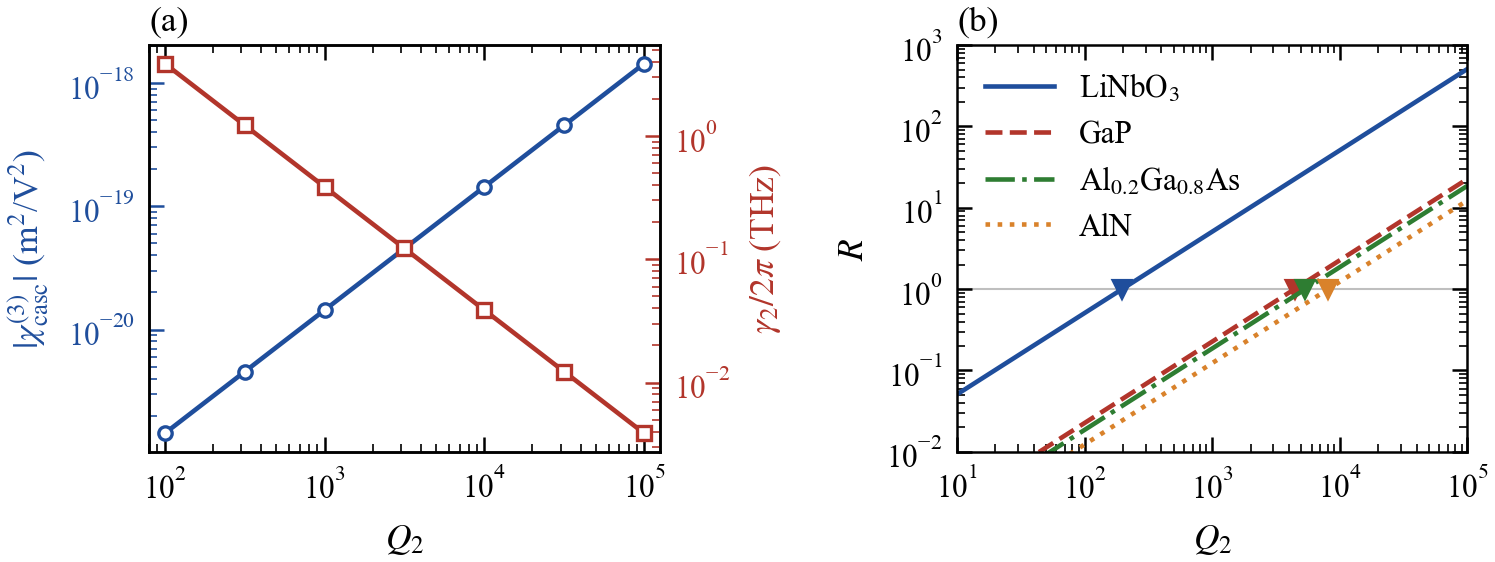

The script that drew this image:
"""Fig. 2 (draft): strength-bandwidth trade-off and host comparison.

(a) |chi_casc| at Domega = 2 gamma2 (left axis) and the bandwidth
    gamma2/2pi (right axis) versus Q2, for LiNbO3 with eta = 0.3.
(b) R = Q2 eta F / 6 (Eq. 6 of the main text) versus Q2 at
    Domega = 2 gamma2 and eta = 0.3 for four hosts; triangles mark R = 1.

Constants: Table S1 (paper/checks/constants/compute_output.txt).
"""

import numpy as np
import matplotlib.pyplot as plt

from paperstyle import apply, WIDTH, BLUE, RED, GREEN, ORANGE, panel_label, save

C0 = 2.99792458e8
LAM = 1.55e-6
W1 = 2 * np.pi * C0 / LAM
F2 = 2 * C0 / LAM                     # SH frequency (Hz)
ETA = 0.3

# LiNbO3: |chi2| = 37.5 pm/V, n2 = n_e(775 nm) = 2.178
CHI2_LN, N2_LN = 37.5e-12, 2.178
C_LN = 2 * W1 * CHI2_LN**2 * ETA / (3 * N2_LN**2)   # m^2 V^-2 s^-1

HOSTS = [  # name, F, line style, colour
    ("LiNbO$_3$", 0.1018, "-", BLUE),
    ("GaP", 4.535e-3, "--", RED),
    ("Al$_{0.2}$Ga$_{0.8}$As", 3.731e-3, "-.", GREEN),
    ("AlN", 2.468e-3, ":", ORANGE),
]


def main():
    apply()
    fig, (ax1, ax2) = plt.subplots(1, 2, figsize=(WIDTH, 2.15))

    # (a) strength and bandwidth versus Q2
    Q2 = np.logspace(2, 5, 200)
    g2 = 2 * W1 / Q2
    chi = C_LN / np.abs(2 * g2 + 0.5j * g2)
    bw = F2 / Q2 / 1e12                # THz
    Qm = np.logspace(2, 5, 7)
    ax1.loglog(Q2, chi, "-", color=BLUE)
    ax1.loglog(Qm, C_LN / np.abs((2 + 0.5j) * 2 * W1 / Qm), "o",
               mfc="white", mec=BLUE, mew=0.8)
    ax1.set_xlabel(r"$Q_2$")
    ax1.set_ylabel(r"$|\chi^{(3)}_{\mathrm{casc}}|$ (m$^2$/V$^2$)", color=BLUE)
    ax1.tick_params(axis="y", colors=BLUE, which="both")
    axb = ax1.twinx()
    axb.loglog(Q2, bw, "-", color=RED)
    axb.loglog(Qm, F2 / Qm / 1e12, "s", mfc="white", mec=RED, mew=0.8)
    axb.set_ylabel(r"$\gamma_2/2\pi$ (THz)", color=RED)
    axb.tick_params(axis="y", colors=RED, which="both")
    ax1.set_xlim(8e1, 1.25e5)
    panel_label(ax1, "(a)")

    # (b) R versus Q2 for the hosts
    Q2 = np.logspace(1, 5, 200)
    for name, F, ls, col in HOSTS:
        R = Q2 * ETA * F / 6
        ax2.loglog(Q2, R, ls, color=col)
        q1 = 6 / (ETA * F)
        ax2.plot([q1], [1.0], "v", color=col, ms=4)
        ax2.plot([], [], ls, color=col, label=name)
    ax2.axhline(1.0, color="0.75", lw=0.5, zorder=0)
    ax2.set_xlim(1e1, 1e5)
    ax2.set_ylim(1e-2, 1e3)
    ax2.set_xlabel(r"$Q_2$")
    ax2.set_ylabel(r"$R$")
    ax2.legend(loc="upper left", handlelength=2.2)
    panel_label(ax2, "(b)")

    fig.tight_layout(w_pad=0.8)
    save(fig, "fig2_limits")


if __name__ == "__main__":
    main()
